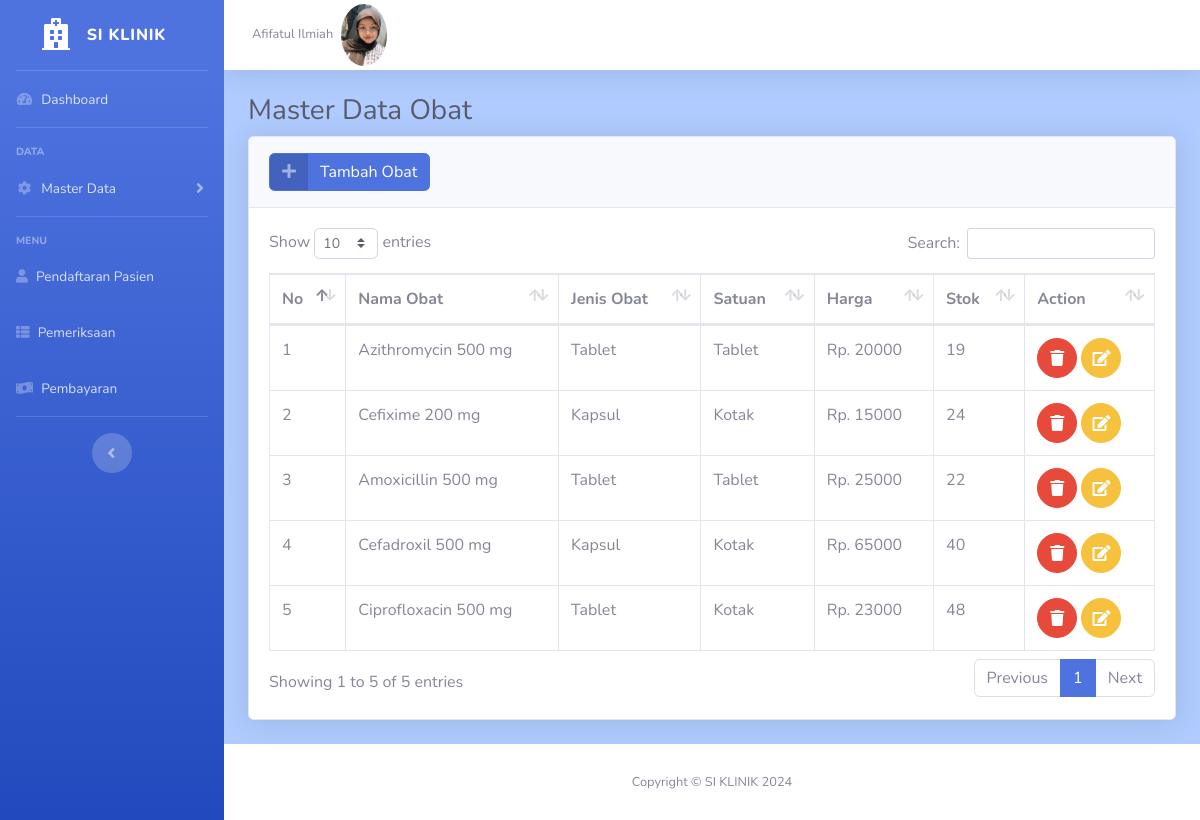
Page /obat/index.php (signed in) on the committed database.
### tables this page shows
CREATE TABLE `user` (
  `id` int(11) NOT NULL,
  `id_pegawai` int(11) NOT NULL,
  `username` varchar(255) NOT NULL,
  `password` varchar(255) NOT NULL,
  `level` varchar(255) NOT NULL
);

CREATE TABLE `pegawai` (
  `id` int(11) NOT NULL,
  `nama_pegawai` varchar(255) NOT NULL,
  `nohp` varchar(12) NOT NULL,
  `alamat` varchar(255) NOT NULL,
  `jk` varchar(255) NOT NULL
);

CREATE TABLE `obat` (
  `id` int(11) NOT NULL,
  `nama_obat` varchar(255) NOT NULL,
  `jenis` varchar(255) NOT NULL,
  `satuan` varchar(255) NOT NULL,
  `harga` int(11) NOT NULL,
  `stok` int(11) NOT NULL
);

### obat/function.php (called while the page is built, shortened)
<?php
require "../koneksi.php";
function select($query)
{
    global $conn;
    $sql = mysqli_query($conn, $query);
    $obats = [];
    while ($obat = mysqli_fetch_assoc($sql)) {
        $obats[] = $obat;
    }
    return $obats;
}

### obat/index.php (the view, shortened to what this page needs)
<?php
require "function.php";
$pegawai = $_SESSION["id_pegawai"];
$user = mysqli_query($conn, "SELECT * FROM user A LEFT JOIN pegawai B ON B.id = A.id_pegawai WHERE A.id_pegawai = '$pegawai'");
$user = mysqli_fetch_assoc($user);
$query = "SELECT * FROM obat";
$obats = select($query);
?>
<!DOCTYPE html>
<html lang="en">
<head>
    <link href="../assets/vendor/fontawesome-free/css/all.min.css" rel="stylesheet" type="text/css">
    <link href="../assets/css/sb-admin-2.min.css" rel="stylesheet">
    <link href="../assets/vendor/datatables/dataTables.bootstrap4.min.css" rel="stylesheet">
</head>
<body id="page-top">
    <div id="wrapper">
        <ul class="navbar-nav bg-gradient-primary sidebar sidebar-dark accordion" id="accordionSidebar">
            <a class="sidebar-brand d-flex align-items-center justify-content-center" href="../index.php">
                <div class="sidebar-brand-icon">
                    <i class="fas fa-hospital"></i>
                </div>
                <div class="sidebar-brand-text mx-3">SI KLINIK</div>
            </a>
            <hr class="sidebar-divider my-0">
            <li class="nav-item">
                <a class="nav-link" href="../index.php">
                    <i class="fas fa-fw fa-tachometer-alt"></i>
                    <span>Dashboard</span></a>
            </li>
            <hr class="sidebar-divider">
            <div class="sidebar-heading">
                Data
            </div>
            <li class="nav-item">
                <a class="nav-link collapsed" href="#" data-toggle="collapse" data-target="#collapseTwo" aria-expanded="true" aria-controls="collapseTwo">
                    <i class="fas fa-fw fa-cog"></i>
                    <span>Master Data</span>
                </a>
            </li>
            <hr class="sidebar-divider">
            <div class="sidebar-heading">
                Menu
            </div>
            <li class="nav-item">
                <a class="nav-link" href="../pendaftaran/index.php">
                    <i class="fas fa-user"></i>
                    <span>Pendaftaran Pasien</span>
                </a>
            </li>
            <li class="nav-item">
                <a class="nav-link" href="../pemeriksaan/index.php">
                    <i class="fas fa-th-list"></i>
                    <span>Pemeriksaan</span>
                </a>
            </li>
            <li class="nav-item">
                <a class="nav-link" href="../pembayaran/index.php">
                    <i class="fas fa-money-bill-wave"></i>
                    <span>Pembayaran</span>
                </a>
            </li>
            <hr class="sidebar-divider d-none d-md-block">
            <div class="text-center d-none d-md-inline">
                <button class="rounded-circle border-0" id="sidebarToggle"></button>
            </div>
        </ul>
        <div id="content-wrapper" class="d-flex flex-column" style="background-color: #afcbff">
            <div id="content">
                <nav class="navbar navbar-expand navbar-light bg-white topbar mb-4 static-top shadow">
                    <ul class="navbar-nav ml-auto">
                        <li class="nav-item dropdown no-arrow">
                            <a class="nav-link dropdown-toggle" href="#" id="userDropdown" role="button" data-toggle="dropdown" aria-haspopup="true" aria-expanded="false">
                                <span class="mr-2 d-none d-lg-inline text-gray-600 small"><?= $user["nama_pegawai"]; ?></span>
                                <img class="img-profile rounded-circle" src="../assets/img/profil-admin.jpg" style="width: 5%; height: auto; border-radius: 50%;">
                            </a>
                        </li>
                    </ul>
                </nav>
                <div class="container-fluid">
                    <h1 class="h3 mb-2 text-gray-800">Master Data Obat</h1>
                    <div class="card shadow mb-4">
                        <div class="card-header py-3">
                            <a href="../obat/add.php" class="btn btn-primary btn-icon-split">
                                <span class="icon text-white-50">
                                    <i class="fas fa-plus"></i>
                                </span>
                                <span class="text">Tambah Obat</span>
                            </a>
                        </div>
                        <div class="card-body">
                            <div class="table-responsive">
                                <table class="table table-bordered" id="dataTable" width="100%" cellspacing="0">
                                    <thead>
                                        <tr>
                                            <th>No</th>
                                            <th>Nama Obat</th>
                                            <th>Jenis Obat</th>
                                            <th>Satuan</th>
                                            <th>Harga</th>
                                            <th>Stok</th>
                                            <th>Action</th>
                                        </tr>
                                    </thead>
                                    <tbody>
                                        <?php $i = 1 ?>
                                        <?php foreach ($obats as $row) : ?>
                                            <tr>
                                                <td><?= $i++; ?></td>
                                                <td><?= $row['nama_obat']; ?></td>
                                                <td><?= $row['jenis']; ?></td>
                                                <td><?= $row['satuan']; ?></td>
                                                <td>Rp. <?= $row['harga']; ?></td>
                                                <td><?= $row['stok']; ?></td>
                                                <td>
                                                    <a href="#" class="btn btn-danger btn-circle" data-toggle="modal" data-target="#hapusModal<?= $row["id"]; ?>">
                                                        <i class="fas fa-trash"></i>
                                                    </a>
                                                    <a href="../obat/edit.php?id=<?= $row["id"]; ?>" class="btn btn-warning btn-circle">
                                                        <i class="fas fa-edit"></i>
                                                    </a>
                                                </td>
                                            </tr>
                                        <?php endforeach; ?>
                                    </tbody>
                                </table>
                            </div>
                        </div>
                    </div>
                </div>
            </div>
            <footer class="sticky-footer bg-white">
                <div class="container my-auto">
                    <div class="copyright text-center my-auto">
                        <span>Copyright &copy; SI KLINIK <?= date("Y") ?></span>
                    </div>
                </div>
            </footer>
        </div>
    </div>
</body>
</html>

### rows in the picture
user: id_pegawai.nama_pegawai "Afifatul Ilmiah"
obat: nama_obat "Azithromycin 500 mg", jenis "Tablet", satuan "Tablet", harga "20000", stok "19"
obat: nama_obat "Cefixime 200 mg", jenis "Kapsul", satuan "Kotak", harga "15000", stok "24"
obat: nama_obat "Amoxicillin 500 mg", jenis "Tablet", satuan "Tablet", harga "25000", stok "22"
obat: nama_obat "Cefadroxil 500 mg", jenis "Kapsul", satuan "Kotak", harga "65000", stok "40"
obat: nama_obat "Ciprofloxacin 500 mg", jenis "Tablet", satuan "Kotak", harga "23000", stok "48"
